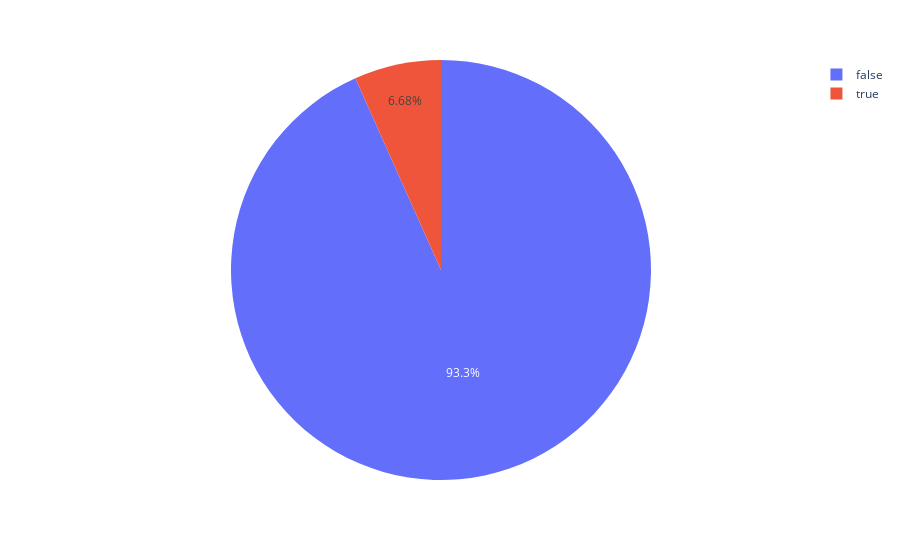

Source (notebook cell):
### Code cell
metrics_from_test_case('bool_cat').plot_distinct_values()

### Figure 1 — Plotly figure (JSON) as saved in the notebook; plotly's stock layout.template omitted (floating-point values rounded to 4 significant figures)
{"data": [{"domain": {"x": [0, 1], "y": [0, 1]}, "hovertemplate": "value=%{label}<br>count=%{value}<extra></extra>", "labels": [false, true], "legendgroup": "", "name": "", "showlegend": true, "type": "pie", "values": [139974, 10025]}], "layout": {"legend": {"tracegroupgap": 0}, "margin": {"t": 60}}}
